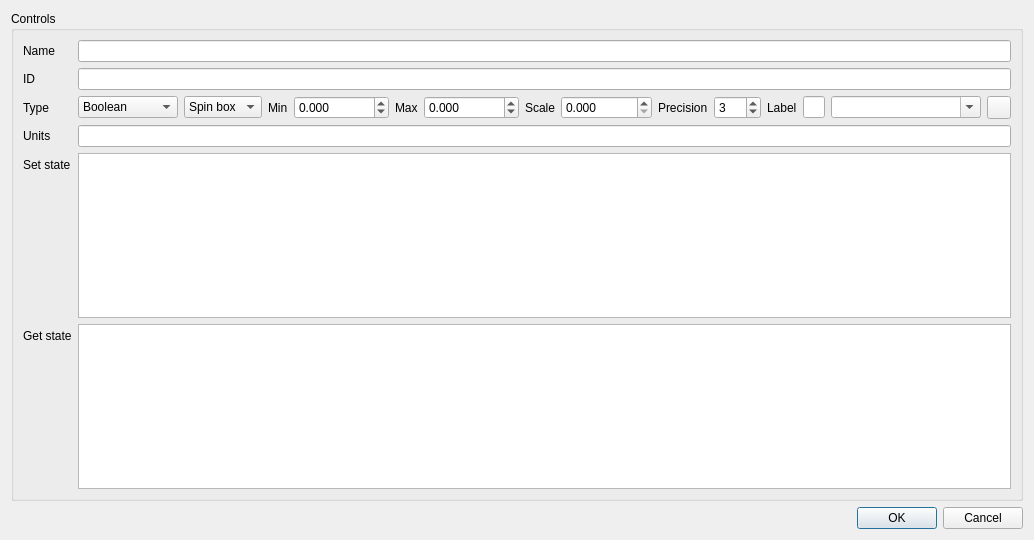
<?xml version="1.0" encoding="UTF-8"?>
<ui version="4.0">
 <class>RemoteControlVISAControlDialog</class>
 <widget class="QDialog" name="RemoteControlVISAControlDialog">
  <property name="geometry">
   <rect>
    <x>0</x>
    <y>0</y>
    <width>821</width>
    <height>540</height>
   </rect>
  </property>
  <property name="font">
   <font>
    <family>Liberation Sans</family>
    <pointsize>9</pointsize>
   </font>
  </property>
  <property name="windowTitle">
   <string>VISA Control</string>
  </property>
  <layout class="QVBoxLayout" name="verticalLayout">
   <item>
    <widget class="QGroupBox" name="controlsGroup">
     <property name="title">
      <string>Controls</string>
     </property>
     <property name="flat">
      <bool>false</bool>
     </property>
     <layout class="QFormLayout" name="formLayout_3">
      <item row="1" column="0">
       <widget class="QLabel" name="nameLabel">
        <property name="text">
         <string>Name</string>
        </property>
       </widget>
      </item>
      <item row="1" column="1">
       <widget class="QLineEdit" name="name">
        <property name="toolTip">
         <string>Name for this control</string>
        </property>
       </widget>
      </item>
      <item row="2" column="0">
       <widget class="QLabel" name="idLabel">
        <property name="text">
         <string>ID</string>
        </property>
       </widget>
      </item>
      <item row="2" column="1">
       <widget class="QLineEdit" name="id">
        <property name="toolTip">
         <string>Unique identifier for this control</string>
        </property>
       </widget>
      </item>
      <item row="3" column="0">
       <widget class="QLabel" name="typeLabel">
        <property name="text">
         <string>Type</string>
        </property>
       </widget>
      </item>
      <item row="3" column="1">
       <layout class="QHBoxLayout" name="typeLayout">
        <item>
         <widget class="QComboBox" name="type">
          <property name="minimumSize">
           <size>
            <width>100</width>
            <height>0</height>
           </size>
          </property>
          <item>
           <property name="text">
            <string>Boolean</string>
           </property>
          </item>
          <item>
           <property name="text">
            <string>Integer</string>
           </property>
          </item>
          <item>
           <property name="text">
            <string>Float</string>
           </property>
          </item>
          <item>
           <property name="text">
            <string>String</string>
           </property>
          </item>
          <item>
           <property name="text">
            <string>List</string>
           </property>
          </item>
          <item>
           <property name="text">
            <string>Button</string>
           </property>
          </item>
         </widget>
        </item>
        <item>
         <widget class="QComboBox" name="widgetType">
          <property name="toolTip">
           <string>Type of widget to display value</string>
          </property>
          <item>
           <property name="text">
            <string>Spin box</string>
           </property>
          </item>
          <item>
           <property name="text">
            <string>Dial</string>
           </property>
          </item>
          <item>
           <property name="text">
            <string>Slider</string>
           </property>
          </item>
         </widget>
        </item>
        <item>
         <widget class="QLabel" name="minLabel">
          <property name="text">
           <string>Min</string>
          </property>
         </widget>
        </item>
        <item>
         <widget class="QDoubleSpinBox" name="min">
          <property name="toolTip">
           <string>Minimum value</string>
          </property>
          <property name="decimals">
           <number>3</number>
          </property>
          <property name="minimum">
           <double>-9999999999999999932209486743616279764617084419440640.000000000000000</double>
          </property>
          <property name="maximum">
           <double>10000000000000000735758738477112498397576062152177456799245857901351759143802190202050679656153088.000000000000000</double>
          </property>
         </widget>
        </item>
        <item>
         <widget class="QLabel" name="maxLabel">
          <property name="text">
           <string>Max</string>
          </property>
         </widget>
        </item>
        <item>
         <widget class="QDoubleSpinBox" name="max">
          <property name="toolTip">
           <string>Maximum value</string>
          </property>
          <property name="decimals">
           <number>3</number>
          </property>
          <property name="minimum">
           <double>-999999999999999983222784.000000000000000</double>
          </property>
          <property name="maximum">
           <double>100000000000000007629769841091887003294964970946560.000000000000000</double>
          </property>
         </widget>
        </item>
        <item>
         <widget class="QLabel" name="scaleLabel">
          <property name="text">
           <string>Scale</string>
          </property>
         </widget>
        </item>
        <item>
         <widget class="QDoubleSpinBox" name="scale">
          <property name="toolTip">
           <string>Scale factor applied to value before sending to instrument</string>
          </property>
          <property name="decimals">
           <number>3</number>
          </property>
          <property name="maximum">
           <double>1000000000000000.000000000000000</double>
          </property>
         </widget>
        </item>
        <item>
         <widget class="QLabel" name="precisionLabel">
          <property name="text">
           <string>Precision</string>
          </property>
         </widget>
        </item>
        <item>
         <widget class="QSpinBox" name="precision">
          <property name="toolTip">
           <string>Precision (number of decimals)</string>
          </property>
          <property name="maximum">
           <number>323</number>
          </property>
          <property name="value">
           <number>3</number>
          </property>
         </widget>
        </item>
        <item>
         <widget class="QLabel" name="labelLabel">
          <property name="text">
           <string>Label</string>
          </property>
         </widget>
        </item>
        <item>
         <widget class="QLineEdit" name="label">
          <property name="toolTip">
           <string>Button label</string>
          </property>
         </widget>
        </item>
        <item>
         <widget class="QComboBox" name="values">
          <property name="minimumSize">
           <size>
            <width>150</width>
            <height>0</height>
           </size>
          </property>
          <property name="toolTip">
           <string>List of allowable values</string>
          </property>
          <property name="editable">
           <bool>true</bool>
          </property>
         </widget>
        </item>
        <item>
         <widget class="QToolButton" name="remove">
          <property name="toolTip">
           <string>Remove current entry from list</string>
          </property>
          <property name="text">
           <string/>
          </property>
          <property name="icon">
           <iconset resource="../../../sdrgui/resources/res.qrc">
            <normaloff>:/bin.png</normaloff>:/bin.png</iconset>
          </property>
         </widget>
        </item>
        <item>
         <spacer name="horizontalSpacer">
          <property name="orientation">
           <enum>Qt::Horizontal</enum>
          </property>
          <property name="sizeHint" stdset="0">
           <size>
            <width>40</width>
            <height>20</height>
           </size>
          </property>
         </spacer>
        </item>
       </layout>
      </item>
      <item row="4" column="0">
       <widget class="QLabel" name="unitsLabel">
        <property name="text">
         <string>Units</string>
        </property>
       </widget>
      </item>
      <item row="4" column="1">
       <widget class="QLineEdit" name="units">
        <property name="toolTip">
         <string>Units</string>
        </property>
       </widget>
      </item>
      <item row="5" column="0">
       <widget class="QLabel" name="setStateLabel">
        <property name="text">
         <string>Set state</string>
        </property>
       </widget>
      </item>
      <item row="5" column="1">
       <widget class="QTextEdit" name="setState"/>
      </item>
      <item row="6" column="0">
       <widget class="QLabel" name="getStateLabel">
        <property name="text">
         <string>Get state</string>
        </property>
       </widget>
      </item>
      <item row="6" column="1">
       <widget class="QTextEdit" name="getState"/>
      </item>
     </layout>
    </widget>
   </item>
   <item>
    <widget class="QDialogButtonBox" name="buttonBox">
     <property name="orientation">
      <enum>Qt::Horizontal</enum>
     </property>
     <property name="standardButtons">
      <set>QDialogButtonBox::Cancel|QDialogButtonBox::Ok</set>
     </property>
    </widget>
   </item>
  </layout>
 </widget>
 <tabstops>
  <tabstop>name</tabstop>
  <tabstop>id</tabstop>
  <tabstop>type</tabstop>
  <tabstop>min</tabstop>
  <tabstop>max</tabstop>
  <tabstop>precision</tabstop>
  <tabstop>values</tabstop>
  <tabstop>units</tabstop>
  <tabstop>setState</tabstop>
  <tabstop>getState</tabstop>
 </tabstops>
 <resources>
  <include location="../../../sdrgui/resources/res.qrc"/>
 </resources>
 <connections>
  <connection>
   <sender>buttonBox</sender>
   <signal>accepted()</signal>
   <receiver>RemoteControlVISAControlDialog</receiver>
   <slot>accept()</slot>
   <hints>
    <hint type="sourcelabel">
     <x>295</x>
     <y>619</y>
    </hint>
    <hint type="destinationlabel">
     <x>295</x>
     <y>319</y>
    </hint>
   </hints>
  </connection>
  <connection>
   <sender>buttonBox</sender>
   <signal>rejected()</signal>
   <receiver>RemoteControlVISAControlDialog</receiver>
   <slot>reject()</slot>
   <hints>
    <hint type="sourcelabel">
     <x>295</x>
     <y>619</y>
    </hint>
    <hint type="destinationlabel">
     <x>295</x>
     <y>319</y>
    </hint>
   </hints>
  </connection>
 </connections>
</ui>
